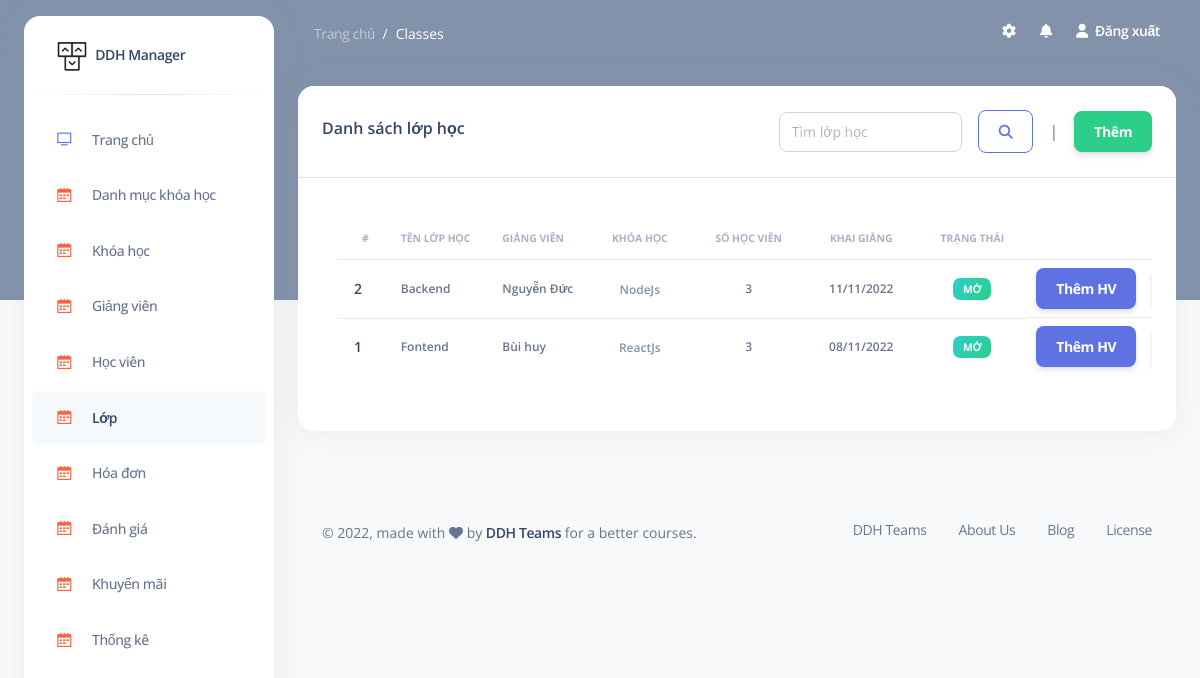
Page /admin/classes (signed in) on the committed database.
### tables this page shows
CREATE TABLE `courses` (
                           `id` int NOT NULL,
                           `name_course` varchar(255) DEFAULT NULL,
                           `price_course` int DEFAULT NULL,
                           `image_course` varchar(255) DEFAULT NULL,
                           `status_course` tinyint DEFAULT '1',
                           `description_course` text,
                           `quote` text,
                           `discount` smallint DEFAULT '0',
                           `created_at` timestamp NULL DEFAULT NULL,
                           `updated_at` timestamp NULL DEFAULT NULL,
                           `id_category` int DEFAULT NULL,
                           `id_teacher` int DEFAULT NULL
);

CREATE TABLE `classes` (
                           `id` int NOT NULL,
                           `name_class` varchar(255) DEFAULT NULL,
                           `id_course` int DEFAULT NULL,
                           `slot` int DEFAULT '3',
                           `time_learn` tinyint DEFAULT NULL,
                           `time_start` date DEFAULT NULL,
                           `time_end` date DEFAULT NULL,
                           `status_class` tinyint DEFAULT '0'
);

CREATE TABLE `teachers` (
                            `id` int NOT NULL,
                            `name_teacher` varchar(255) DEFAULT NULL,
                            `email_teacher` varchar(255) DEFAULT NULL,
                            `phone_teacher` varchar(255) DEFAULT NULL,
                            `password_teacher` varchar(255) DEFAULT NULL,
                            `image_teacher` varchar(255) DEFAULT NULL,
                            `about_teacher` text,
                            `scope_teacher` text,
                            `role` tinyint DEFAULT '0',
                            `created_at` timestamp NULL DEFAULT NULL,
                            `updated_at` timestamp NULL DEFAULT NULL,
                            `status_teacher` tinyint DEFAULT '0'
);

### models/admin/classes.php (called while the page is built, shortened)
<?php
    function class_read(){
        $sql = "SELECT * FROM courses
                INNER JOIN teachers ON courses.id_teacher = teachers.id
                INNER JOIN classes ON courses.id = classes.id_course
                ORDER BY classes.id DESC
         ";
        return query($sql);
    }
?>

### models/process_db.php (called while the page is built, shortened)
<?php
    function connect(){
        $conn = null;
        try {
            $conn = new PDO("mysql:host=".DB_HOST.";dbname=".DB_NAME."", DB_USER, DB_PASS);
            $conn->setAttribute(PDO::ATTR_ERRMODE, PDO::ERRMODE_EXCEPTION);
        }catch(PDOException $e){
            echo "Connection failed: " . $e->getMessage();
        }
        return $conn;
    }
    function query($sql){
        $sql_args = array_slice(func_get_args(), 1);
        try {
            $stmt = connect()->prepare($sql);
            $stmt->execute($sql_args);
            $rows = $stmt->fetchAll();
            return $rows;
        } catch (PDOException $e) {
            throw $e;
        }
    }
?>

### global.php (called while the page is built, shortened)
<?php
    $dir_model                  = 'models/';
    $dir_model_admin            = 'models/admin/';
    require_once $dir_model.'process_db.php';
    require_once $dir_model_admin.'classes.php';
    function format_date($date){
        return (new DateTimeImmutable($date))->format('d/m/Y');
    }
?>

### views/admin/classes/read.php (the view, shortened to what this page needs)
<section class="container-fluid py-4">
    <div class="row">
        <div class="col-12">
            <div class="card mb-4">
                <div class="card-header border-bottom">
                    <div class="d-flex justify-content-between align-items-center">
                        <h6>Danh sách lớp học</h6>
                        <div class="d-flex justify-content-between align-items-center">
                            <form action="<?= CLASSES ?>" class="d-flex justify-content-center align-items-center">
                                <input type="search" name="classes" class="form-control" placeholder="Tìm lớp học" value="<?= isset($_GET['classes']) ? $_GET['classes'] : "" ?>">
                                <?php
                                if(isset($_GET['classes'])){
                                    echo '&emsp;<a class="btn btn-outline-primary" href="'.CLASSES.'">X</a>';
                                }else {
                                    echo  '&emsp;<button class="btn btn-outline-primary"><i class="fa-solid fa-magnifying-glass"></i></button>';
                                }
                                ?>
                            </form>
                            &emsp;|&emsp;
                            <a class="btn btn-success m-0" href="<?= CLASSES ?>/create">Thêm</a>
                        </div>
                    </div>
                </div>
                <div class="card-body ">
                    <div class="table-responsive p-3">
                        <table class="table align-items-center " id="examplee">
                            <thead>
                            <tr>
                                <th class="text-uppercase text-secondary text-xxs font-weight-bolder opacity-7">#</th>
                                <th class="text-uppercase text-secondary text-xxs font-weight-bolder opacity-7 ps-2">Tên lớp học</th>
                                <th class="text-uppercase text-secondary text-xxs font-weight-bolder opacity-7 ps-2">Giảng viên</th>
                                <th class="text-center text-uppercase text-secondary text-xxs font-weight-bolder opacity-7">Khóa học</th>
                                <th class="text-center text-uppercase text-secondary text-xxs font-weight-bolder opacity-7">Số học viên</th>
                                <th class="text-center text-uppercase text-secondary text-xxs font-weight-bolder opacity-7">Khai giảng</th>
                                <th class="text-center text-uppercase text-secondary text-xxs font-weight-bolder opacity-7">Trạng thái</th>
                                <th class="text-center text-uppercase text-secondary text-xxs font-weight-bolder opacity-7">Thao tác</th>
                            </tr>
                            </thead>
                            <tbody>
                            <?php if(!empty($read_class)){ ?>
                                <?php foreach ($read_class as $keys => $values): ?>
                                    <tr>
                                        <td>
                                            <div class="d-flex px-2 py-1">
                                                <div class="d-flex flex-column justify-content-center">
                                                    <h6 class="mb-0 text-sm"><?= $values['id'] ?></h6>
                                                </div>
                                            </div>
                                        </td>
                                        <td><p class="text-xs font-weight-bold mb-0"><?= $values['name_class'] ?></p></td>
                                        <td><p class="text-xs font-weight-bold mb-0"><?= $values['name_teacher'] ?></p></td>
                                        <td class="align-middle text-center">
                                            <span class="text-secondary text-xs font-weight-bold"><?= $values['name_course'] ?></span>
                                        </td>
                                        <td><p class="text-xs font-weight-bold mb-0 text-center"><?= $values['slot'] ?></p></td>
                                        <td><p class="text-xs font-weight-bold mb-0 text-center"><?= format_date($values['time_start']) ?></p></td>
                                        <td class="align-middle text-center text-sm">
                                            <?=
                                                $values['status_class'] == 0
                                                ? '<span class="badge badge-sm bg-gradient-success">Mở</span>'
                                                : '<span class="badge badge-sm bg-gradient-warning">Đóng</span>'
                                            ?>
                                        </td>
                                        <td class="align-middle text-center d-flex justify-content-center align-items-center">
                                            <span class="text-secondary text-xs font-weight-bold"><a class="btn btn-primary m-0"  href="<?= CLASSES ?>/addStudent/<?= $values['id'] ?>">Thêm HV</a></span>&emsp;
                                        </td>
                                    </tr>
                                <?php endforeach; ?>
                            <?php } ?>
                            </tbody>
                        </table>
                    </div>
                </div>
            </div>
        </div>
    </div>
</section>

### admin.php (style rules this page uses)
.btn { margin-bottom: 0 !important; }

### rows in the picture
courses: classes.id "2", classes.name_class "Backend", id_teacher.name_teacher "Nguyễn Đức", name_course "NodeJs", classes.slot "3", classes.time_start "11/11/2022"
courses: classes.id "1", classes.name_class "Fontend", id_teacher.name_teacher "Bùi huy", name_course "ReactJs", classes.slot "3", classes.time_start "08/11/2022"

### other values in the picture
$_GET['module'] "Classes"
